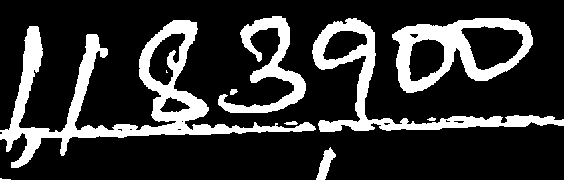
#> input picture Desktop/kiu_document_system/.tmp_raw_roi.png, 564 x 180 px
$ python -i preprocess.py   (imports and definitions only)
#> lines starting #> are read from the running program, lines starting #| are printed output that depends on the picture; after the words box and inside, x2 and y2 are one past the last pixel; in counts of white or black regions, pixels touching at a corner belong together
from __future__ import annotations

from pathlib import Path
from typing import Optional

import numpy as np


# [65 lines left out: functions preprocess_image, preprocess_image_variants, not called in this run]


def preprocess_handwritten_digit_line_variants(path: str, max_long_edge: int = 3600) -> list[str]:
    """Extra preprocessing for handwritten totals (often blue ink) on slips or tight crops."""
#> called with path = '../.tmp_raw_roi.png', max_long_edge = 3600
    try:
        import cv2  # type: ignore
    except Exception:
        return []

    source = Path(path)
    image = cv2.imread(str(source))
#> image is the input picture: shape (180, 564, 3); 20.1% white; 10 white regions (2 under 20 px), largest, box (x1, y1, x2, y2) and area: (0, 20, 316, 168) 8815, (312, 18, 564, 132) 4380, (392, 18, 533, 93) 4217
    if image is None:
        return []

    outputs: list[str] = []

    def _maybe_upscale(img: np.ndarray) -> np.ndarray:
        h, w = img.shape[:2]
#> h = 180; w = 564
        long_edge = max(h, w)
#> long_edge = 564
        if long_edge < 650:
            scale = min(6.0, max_long_edge / float(long_edge))
#> scale = 6
            return cv2.resize(img, None, fx=scale, fy=scale, interpolation=cv2.INTER_CUBIC)
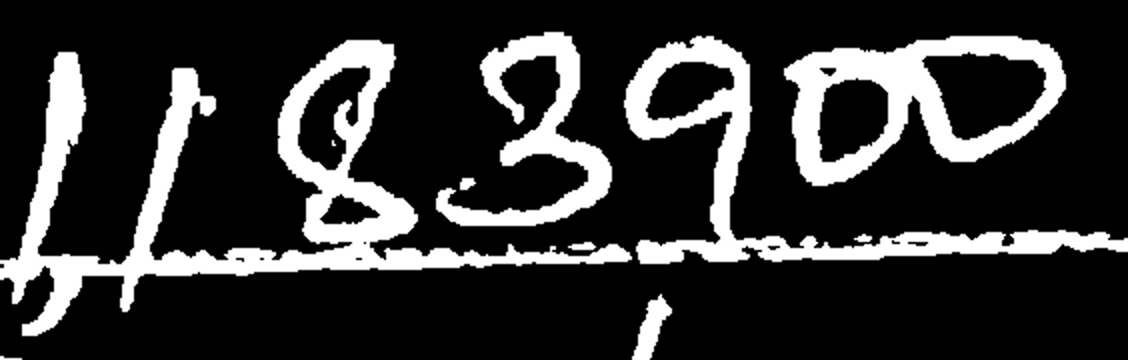
#> returned value: shape (1080, 3384, 3) (shown at 1/3 size); min 0, max 255, mean 51.2
        if long_edge < 1200:
            scale = min(3.5, max_long_edge / float(long_edge))
            return cv2.resize(img, None, fx=scale, fy=scale, interpolation=cv2.INTER_CUBIC)
        return img

    bgr = _maybe_upscale(image)
    gray = cv2.cvtColor(bgr, cv2.COLOR_BGR2GRAY)
    sharpen = cv2.addWeighted(
        gray, 1.25, cv2.GaussianBlur(gray, (0, 0), 3), -0.25, 0
    )

    # Blue-ink handwriting mask (deposit slips often filled in blue).
    hsv = cv2.cvtColor(bgr, cv2.COLOR_BGR2HSV)
#> hsv: shape (1080, 3384, 3); mean H, S, V 0, 0, 51.2
    blue_mask = cv2.inRange(hsv, (95, 40, 40), (140, 255, 255))
#> blue_mask: shape (1080, 3384); every value is 0
    blue_mask = cv2.morphologyEx(blue_mask, cv2.MORPH_CLOSE, np.ones((3, 3), np.uint8), iterations=1)
    on_white = np.full(gray.shape, 255, dtype=np.uint8)
    on_white[blue_mask > 0] = sharpen[blue_mask > 0]
#> on_white: shape (1080, 3384); every value is 255
    blue_thresh = cv2.adaptiveThreshold(
        on_white, 255, cv2.ADAPTIVE_THRESH_GAUSSIAN_C, cv2.THRESH_BINARY, 41, 9
    )
    thicken = cv2.dilate(cv2.bitwise_not(blue_thresh), np.ones((2, 2), np.uint8), iterations=1)
    thicken = cv2.bitwise_not(thicken)

    bp = source.with_name(source.stem + "_ocr_digit_blue_thresh.png")
    cv2.imwrite(str(bp), blue_thresh)
    outputs.append(str(bp))

    bp2 = source.with_name(source.stem + "_ocr_digit_blue_thick.png")
    cv2.imwrite(str(bp2), thicken)
    outputs.append(str(bp2))

    # High-contrast gray path (helps when ink is not clearly blue).
    clahe = cv2.createCLAHE(clipLimit=3.0, tileGridSize=(8, 8))
    g2 = clahe.apply(sharpen)
    g_thresh = cv2.adaptiveThreshold(
        g2, 255, cv2.ADAPTIVE_THRESH_MEAN_C, cv2.THRESH_BINARY_INV, 25, 10
    )
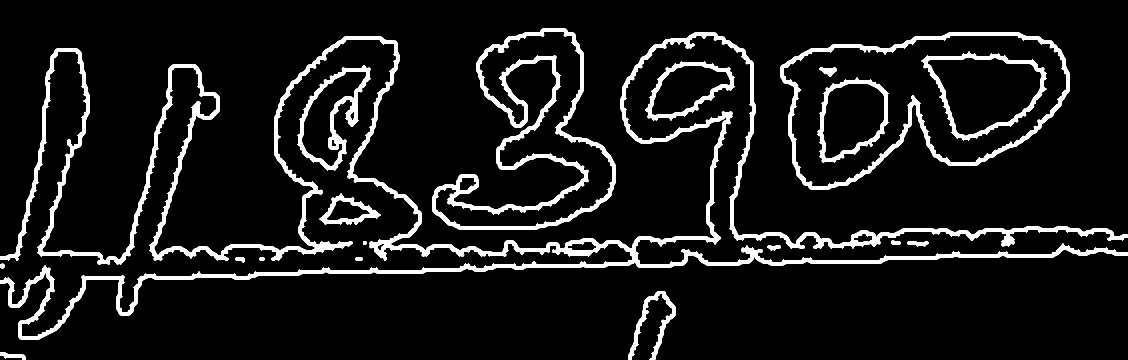
#> g_thresh: shape (1080, 3384) (shown at 1/3 size); 8.8% white; 19 white regions, largest, box (x1, y1, x2, y2) and area: (0, 96, 3384, 1020) 185065, (1296, 84, 1848, 690) 45265, (2340, 96, 3210, 570) 31618
    gp = source.with_name(source.stem + "_ocr_digit_gray_thresh.png")
    cv2.imwrite(str(gp), g_thresh)
    outputs.append(str(gp))

    # Inverted (dark ink on bright paper captured as inverted by some scanners).
    inv = cv2.bitwise_not(blue_thresh)
    ip = source.with_name(source.stem + "_ocr_digit_blue_inv.png")
    cv2.imwrite(str(ip), inv)
    outputs.append(str(ip))

    return outputs

>>> result = preprocess_handwritten_digit_line_variants('../.tmp_raw_roi.png')

$ run again, on Desktop/kiu_document_system/.tmp_inv.png
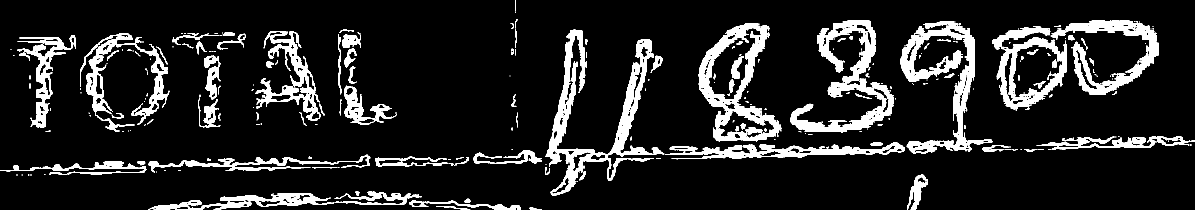
#> input picture Desktop/kiu_document_system/.tmp_inv.png, 3584 x 630 px (shown at 1/3 size)
#> in preprocess_handwritten_digit_line_variants, image is the input picture: shape (630, 3584, 3); 11.9% white; 377 white regions (204 under 20 px), largest, box (x1, y1, x2, y2) and area: (1636, 89, 1993, 587) 33440, (2371, 60, 2682, 397) 26832, (2096, 69, 2337, 425) 25580
#> hsv: shape (630, 3584, 3); mean H, S, V 0, 0, 30.4
#> blue_mask: shape (630, 3584); every value is 0
#> on_white: shape (630, 3584); every value is 255
#> in preprocess_handwritten_digit_line_variants, `g_thresh = cv2.adaptiveThreshold( g2, 255, cv2.ADAPTIVE_THRESH_MEAN_C,..`:
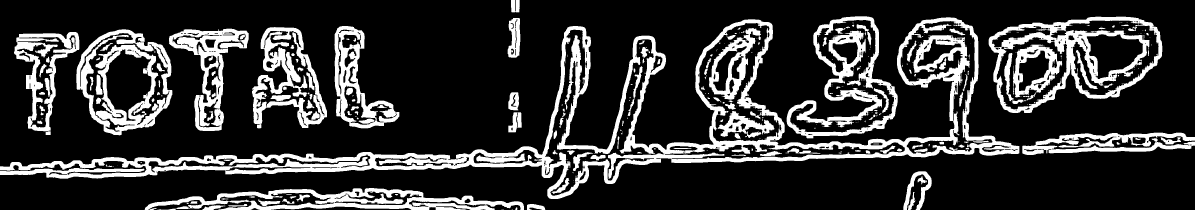
#> g_thresh: shape (630, 3584) (shown at 1/3 size); 20.5% white; 297 white regions (135 under 20 px), largest, box (x1, y1, x2, y2) and area: (0, 52, 3058, 597) 169079, (2966, 50, 3487, 339) 36547, (2360, 49, 2693, 415) 31502
